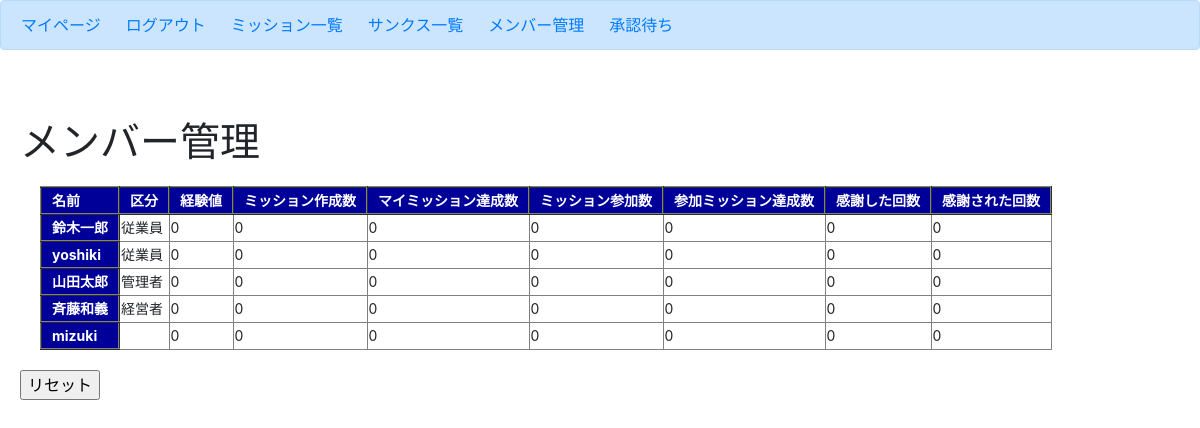
Before: /management/ (signed in) with the older database file.
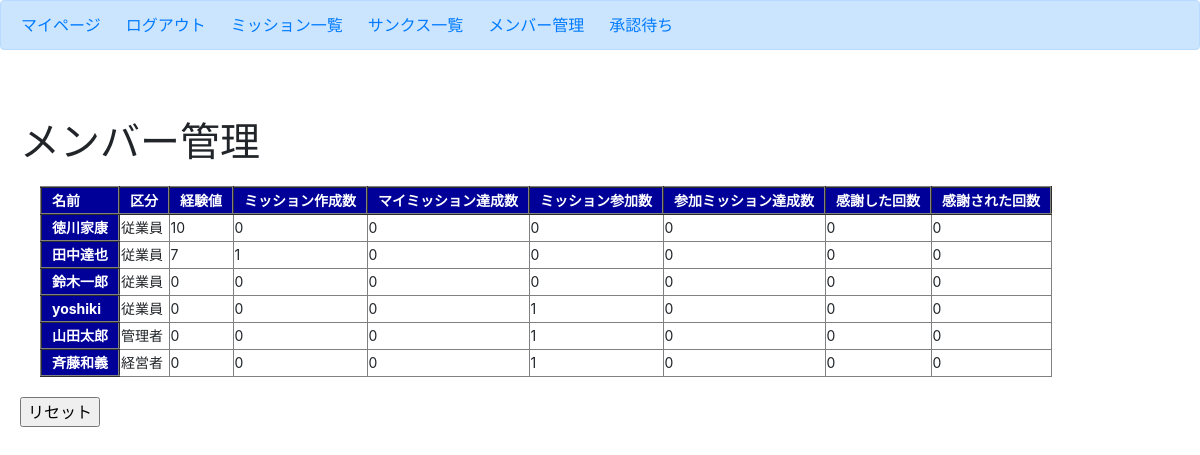
After: the same page with the newer database file.
### user/models.py (models this page shows, shortened)
class Profile(models.Model):
    user = models.OneToOneField(User, on_delete=models.CASCADE)
    kubun = models.CharField(verbose_name='区分',
                             max_length=2,
                             choices=KUBUN_CHOICES,)
    exp_total = models.IntegerField(verbose_name='経験値', default=10)
    mission_create_count = models.IntegerField(default=0)  # ミッション作成回数
    my_success_count = models.IntegerField(default=0)      # 自ら作成したミッションの達成数
    join_count = models.IntegerField(default=0)            # ミッション参加回数
    team_success_count = models.IntegerField(default=0)    # 参加したミッションの達成回数
    thanks_count = models.IntegerField(default=0)          # 感謝した回数
    thanked_count = models.IntegerField(default=0)         # 感謝された回数

### user/views.py (the view)
# urls.py: path('management/', views.management, name='management'),
def management(request):
    all_profile_ = Profile.objects.all()
    all_profile = sorted(all_profile_, key=lambda x: x.exp_total, reverse=True)
    contents = {
        'all_profile': all_profile,
        'profile': Profile.objects.get(user=request.user)
        }
    return render(request, 'user/management.html', contents)

### user/templates/user/management.html (shortened to what this page needs)
{% extends 'mission/base.html' %}
{% block body %}
<br>
<br>
<h1>メンバー管理</h1>
<table border="1">
    <tr>
        <th>名前</th><th>区分</th><th>経験値</th>
        <th>ミッション作成数</th><th>マイミッション達成数</th><th>ミッション参加数</th>
        <th>参加ミッション達成数</th><th>感謝した回数</th><th>感謝された回数</th>
    </tr>
    {% for profile in all_profile %}
    <tr>
        <th>{{ profile.user.username }}</th><td>{{ profile.get_kubun_display }}</td><td>{{ profile.exp_total }}</td>
        <td>{{ profile.mission_create_count }}</td><td>{{ profile.my_success_count }}</td><td>{{ profile.join_count }}</td>
        <td>{{ profile.team_success_count }}</td><td>{{ profile.thanks_count }}</td><td>{{ profile.thanked_count }}</td>
    </tr>
    {% endfor %}
</table>
<form action="{% url 'reset' %}">
    <input type="submit" value="リセット">
</form>
{% endblock body %}

Changed rows visible on the page:
removed Profile: user.username "mizuki", exp_total "0", mission_create_count "0", my_success_count "0", join_count "0", team_success_count "0", thanks_count "0", thanked_count "0"
added Profile: user.username "徳川家康", kubun "従業員", exp_total "10", mission_create_count "0", my_success_count "0", join_count "0", team_success_count "0", thanks_count "0", thanked_count "0"
added Profile: user.username "田中達也", kubun "従業員", exp_total "7", mission_create_count "1", my_success_count "0", join_count "0", team_success_count "0", thanks_count "0", thanked_count "0"
changed Profile "yoshiki": join_count "0" → "1"
changed Profile "管理者": join_count "0" → "1"
changed Profile "経営者": join_count "0" → "1"
